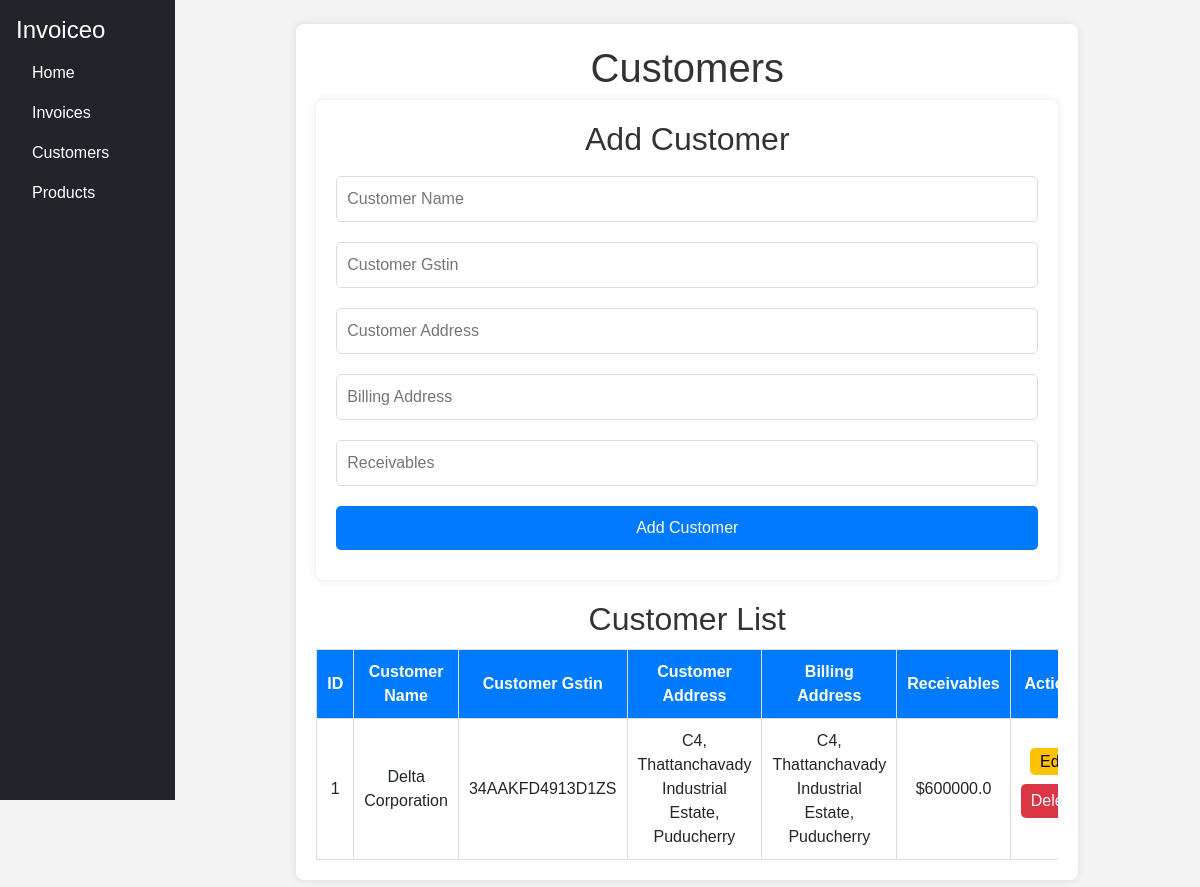
The page /customers on the database as committed earlier.
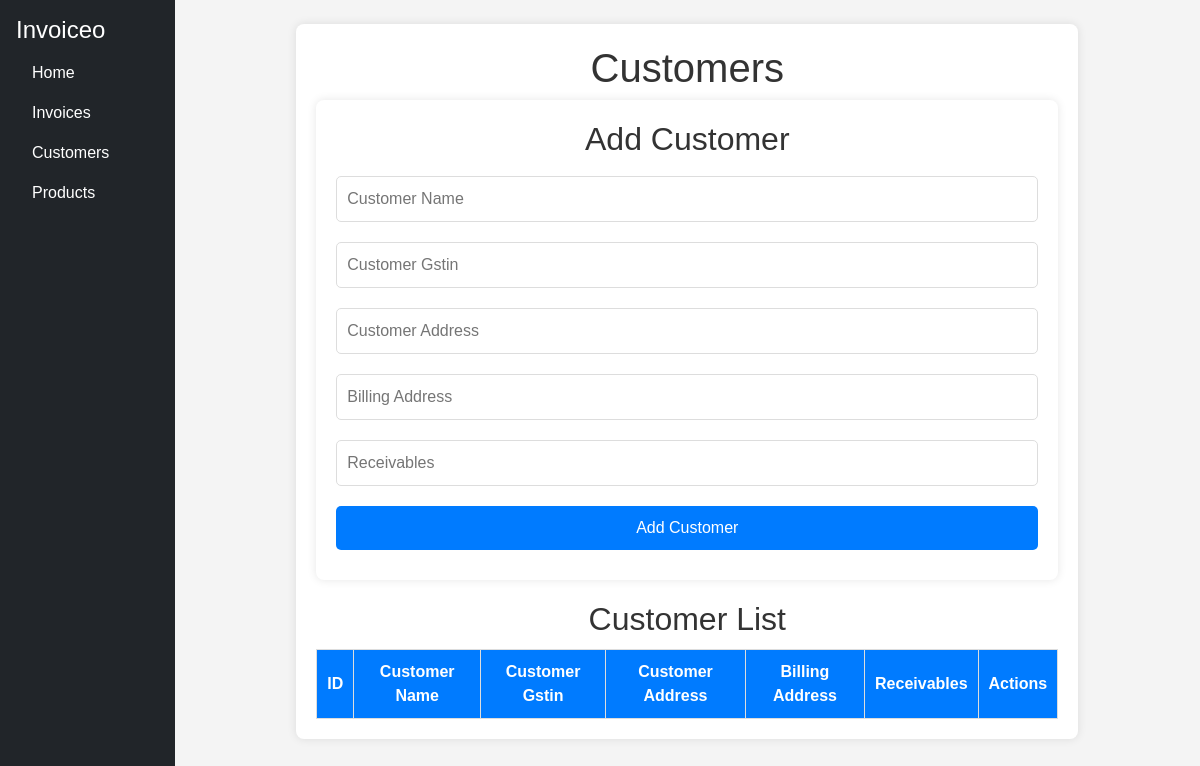
The same page on the database as committed later.
### app.py (models this page shows)
class Customer(db.Model):
    id = db.Column(db.Integer, primary_key=True)
    customer_name = db.Column(db.String(100), nullable=False)
    customer_gstin= db.Column(db.String(15),nullable=False)
    customer_address = db.Column(db.String(300), nullable=False)
    billing_address = db.Column(db.String(300), nullable=False)
    receivables = db.Column(db.Float, nullable=False, default=0.0)

### app.py (the view)
@app.route('/customers', methods=['GET'])
def customers():
    all_customers = Customer.query.all()
    return render_template('customers.html', customers=all_customers)

### templates/customers.html
{% extends 'base.html' %}
{% block content %}
<link rel="stylesheet" href="{{ url_for('static', filename='customers.css') }}">
<div class="container">
    <h1>Customers</h1>
    <div class="form-container">
        <h2>Add Customer</h2>
        <form action="/add_customer" method="POST">
            <input type="text" name="customer_name" placeholder="Customer Name" required>
            <input type="text" name="customer_gstin" placeholder="Customer Gstin" required>
            <input type="text" name="customer_address" placeholder="Customer Address" required>
            <input type="text" name="billing_address" placeholder="Billing Address" required>
            <input type="number" name="receivables" placeholder="Receivables" required>
            <button type="submit">Add Customer</button>
        </form>
    </div>
    <div class="table-container">
        <h2>Customer List</h2>
        <table>
            <tr>
                <th>ID</th>
                <th>Customer Name</th>
                <th>Customer Gstin</th>
                <th>Customer Address</th>
                <th>Billing Address</th>
                <th>Receivables</th>
                <th>Actions</th>
            </tr>
            {% for customer in customers %}
            <tr>
                <td>{{ customer.id }}</td>
                <td>{{ customer.customer_name }}</td>
                <td>{{ customer.customer_gstin }}</td>
                <td>{{ customer.customer_address }}</td>
                <td>{{ customer.billing_address }}</td>
                <td>${{ customer.receivables }}</td>
                <td>
                    <a class="edit-btn" href="{{ url_for('edit_customer', id=customer.id) }}">Edit</a>
                    <form action="{{ url_for('delete_customer', id=customer.id) }}" method="POST" class="delete-form">
                        <button type="submit" onclick="return confirm('Are you sure?')">Delete</button>
                    </form>
                </td>
            </tr>
            {% endfor %}
        </table>
    </div>
</div>
{% endblock %}

Rows that differ between the two databases and show on the page:
removed Customer: id "1", customer_name "Delta Corporation", customer_gstin "34AAKFD4913D1ZS", customer_address "C4, Thattanchavady Industrial Estate, Puducherry", billing_address "C4, Thattanchavady Industrial Estate, Puducherry", receivables "600000.0"
